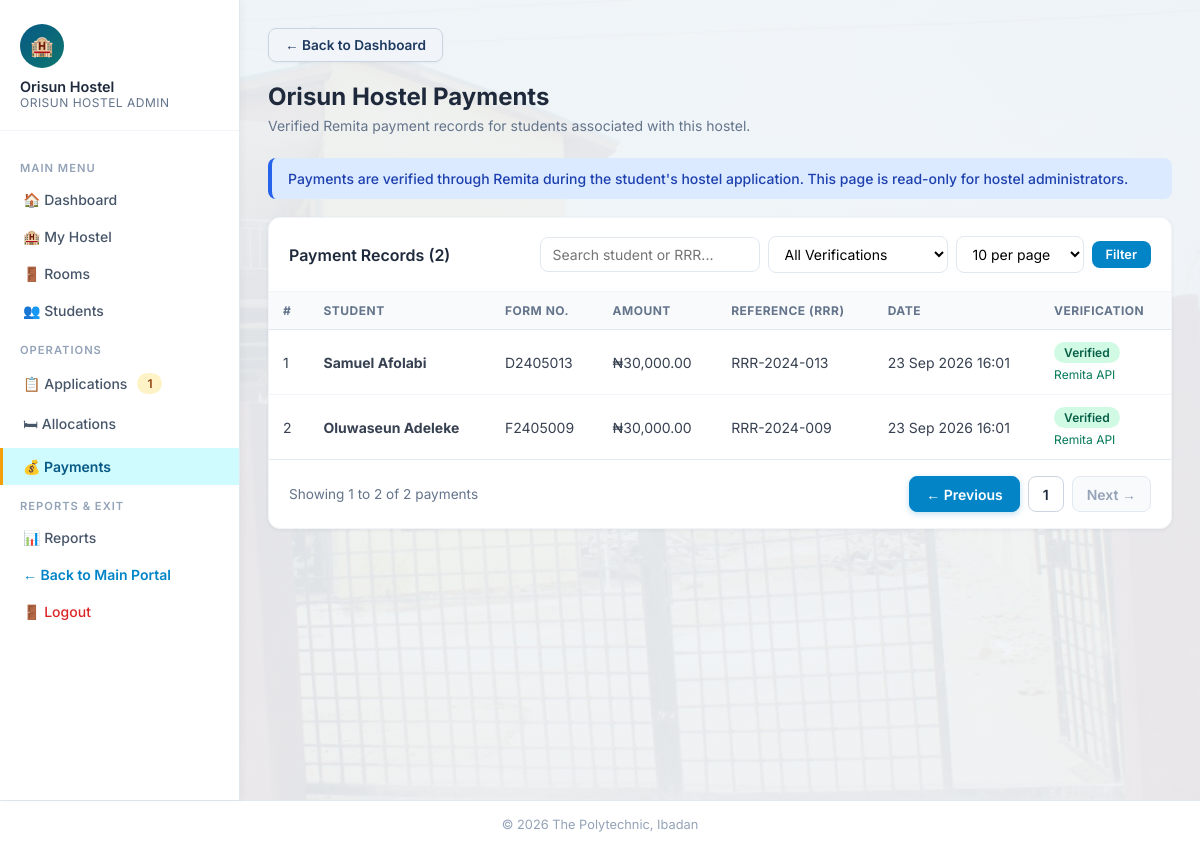
The app's page /admin/payments.php (signed in) with its own data.
### tables this page shows
CREATE TABLE hostels (
    hostel_id INT AUTO_INCREMENT PRIMARY KEY,
    hostel_name VARCHAR(150) NOT NULL UNIQUE,
    hostel_type ENUM('Male','Female') NOT NULL,
    total_rooms INT NOT NULL DEFAULT 0,
    created_at DATETIME DEFAULT CURRENT_TIMESTAMP
);

CREATE TABLE payments (
    payment_id INT AUTO_INCREMENT PRIMARY KEY,
    student_id INT NOT NULL,
    amount DECIMAL(10,2) NOT NULL,
    payment_ref VARCHAR(100) NOT NULL UNIQUE,
    payment_date DATETIME DEFAULT CURRENT_TIMESTAMP,
    verified ENUM('Yes','No') NOT NULL DEFAULT 'No',
    verification_source VARCHAR(50) NULL,
    verified_at DATETIME NULL,
    FOREIGN KEY (student_id) REFERENCES students(student_id) ON DELETE CASCADE,
    INDEX idx_payment_student (student_id)
);

CREATE TABLE students (
    student_id INT AUTO_INCREMENT PRIMARY KEY,
    matric_no VARCHAR(13) NULL UNIQUE,
    form_no VARCHAR(30) NULL UNIQUE,
    full_name VARCHAR(200) NOT NULL,
    department VARCHAR(150) NOT NULL,
    level VARCHAR(20) NOT NULL,
    gender ENUM('Male','Female') NOT NULL,
    phone VARCHAR(20) NOT NULL,
    email VARCHAR(150) NOT NULL UNIQUE,
    password VARCHAR(255) NOT NULL,
    created_at DATETIME DEFAULT CURRENT_TIMESTAMP
);

### includes/admin_auth.php (called while the page is built, shortened)
<?php
$admin_hostel_id = (int) $_SESSION['admin_hostel_id'];
function current_admin_hostel(PDO $pdo): array {
    global $admin_hostel_id;
    $stmt = $pdo->prepare('SELECT hostel_id, hostel_name, hostel_type, total_rooms FROM hostels WHERE hostel_id = ?');
    $stmt->execute([$admin_hostel_id]);
    $hostel = $stmt->fetch();
    return $hostel;
}

### admin/payments.php (the view, shortened to what this page needs)
<?php
require_once '../includes/admin_auth.php';
$hostel = current_admin_hostel($pdo);
$studentSearch = trim($_GET['student_search'] ?? '');
$limit = (int)($_GET['limit'] ?? 10);
$page = max(1, (int)($_GET['page'] ?? 1));
$offset = ($page - 1) * $limit;
$sql_base = "FROM payments p
             JOIN students s ON s.student_id = p.student_id
             JOIN applications a ON a.student_id = p.student_id
             WHERE a.hostel_id = ?";
$params = [$admin_hostel_id];
$count_stmt = $pdo->prepare("SELECT COUNT(DISTINCT p.payment_id) " . $sql_base);
$count_stmt->execute($params);
$total_payments_count = (int)$count_stmt->fetchColumn();
$total_pages = max(1, (int)ceil($total_payments_count / $limit));
$sql = "SELECT DISTINCT
            p.payment_id,
            p.student_id,
            p.amount,
            p.payment_ref,
            p.payment_date,
            p.verified,
            p.verification_source,
            p.verified_at,
            s.full_name,
            s.form_no "
     . $sql_base
     . " ORDER BY p.payment_date DESC, p.payment_id DESC LIMIT " . (int)$limit . " OFFSET " . (int)$offset;
$stmt = $pdo->prepare($sql);
$stmt->execute($params);
$payments = $stmt->fetchAll();
?>
<!DOCTYPE html>
<html lang="en">
<head>
<link rel="stylesheet" href="../css/style.css?v=7">
</head>
<body>
<div class="wrapper admin-layout">
<?php $current_page = 'payments'; require_once '../includes/admin_sidebar.php'; ?>
<main class="main">
    <a href="dashboard.php" class="back-btn">&larr; Back to Dashboard</a>
    <div class="page-title"><?= htmlspecialchars($hostel['hostel_name']) ?> Payments</div>
    <div class="page-subtitle">
        Verified Remita payment records for students associated with this hostel.
    </div>
    <div class="alert alert-info">
        Payments are verified through Remita during the student's hostel application.
        This page is read-only for hostel administrators.
    </div>
    <div class="card">
        <div class="card-header">
            <h3>Payment Records (<?= $total_payments_count ?>)</h3>
            <form method="GET" style="display:flex;gap:8px;flex-wrap:wrap;align-items:center;">
                <input
                    type="text"
                    name="student_search"
                    value="<?= htmlspecialchars($studentSearch) ?>"
                    placeholder="Search student or RRR..."
                    style="padding:8px 12px;border:1.5px solid #e2e8f0;border-radius:8px;font-family:Inter,sans-serif;font-size:0.875rem;width:220px;"
                >
                <select
                    name="status"
                    style="padding:8px 12px;border:1.5px solid #e2e8f0;border-radius:8px;font-family:Inter,sans-serif;font-size:0.875rem;background:white;"
                >
                    <option value="">All Verifications</option>
                </select>
                <select
                    name="limit"
                    style="padding:8px 12px;border:1.5px solid #e2e8f0;border-radius:8px;font-family:Inter,sans-serif;font-size:0.875rem;background:white;"
                >
                    <option value="10" <?= $limit === 10 ? 'selected' : '' ?>>10 per page</option>
                </select>
                <button type="submit" class="btn btn-info btn-sm">Filter</button>
            </form>
        </div>
        <div class="table-wrap">
            <?php if (empty($payments)): ?>
                <div class="empty-state">
                    <span class="empty-icon">💳</span>
                    <p>No payment records found matching current filters.</p>
                </div>
            <?php else: ?>
            <table>
                <thead>
                <tr>
                    <th>#</th>
                    <th>Student</th>
                    <th>Form No.</th>
                    <th>Amount</th>
                    <th>Reference (RRR)</th>
                    <th>Date</th>
                    <th>Verification</th>
                </tr>
                </thead>
                <tbody>
                <?php foreach ($payments as $i => $payment): ?>
                <tr>
                    <td><?= $offset + $i + 1 ?></td>
                    <td><strong><?= htmlspecialchars($payment['full_name']) ?></strong></td>
                    <td>
                        <?= htmlspecialchars($payment['form_no'] ?: 'N/A') ?>
                    </td>
                    <td>₦<?= number_format((float)$payment['amount'], 2) ?></td>
                    <td><?= htmlspecialchars($payment['payment_ref']) ?></td>
                    <td>
                        <?= htmlspecialchars(date('d M Y H:i', strtotime($payment['payment_date']))) ?>
                    </td>
                    <td>
                        <?php if ($payment['verified'] === 'Yes'): ?>
                            <span class="badge badge-success">Verified</span>
                            <?php if (!empty($payment['verification_source'])): ?>
                                <div style="font-size:12px;margin-top:4px;color:#047857;">
                                    <?= htmlspecialchars($payment['verification_source']) ?>
                                </div>
                            <?php endif; ?>
                        <?php else: ?>
                            <span class="badge badge-warning">Pending</span>
                        <?php endif; ?>
                    </td>
                </tr>
                <?php endforeach; ?>
                </tbody>
            </table>
            <?php if ($total_pages > 1 || $total_payments_count > 0): ?>
                <div style="display:flex;justify-content:space-between;align-items:center;padding:16px 20px;border-top:1px solid #e2e8f0;flex-wrap:wrap;gap:12px;font-size:0.85rem;color:#64748b;">
                    <div>
                        Showing <?= min($total_payments_count, $offset + 1) ?> to <?= min($total_payments_count, $offset + $limit) ?> of <?= $total_payments_count ?> payments
                    </div>
                    <div class="pagination">
                        <?php
                        $queryParams = $_GET;
                        function adminPaymentsPageUrl($p, $params) {
                            $params['page'] = $p;
                            return 'payments.php?' . http_build_query($params);
                        }
                        ?>
                        <?php if ($page > 1): ?>
                            <a href="<?= adminPaymentsPageUrl($page - 1, $queryParams) ?>" class="prev-btn">&larr; Previous</a>
                        <?php else: ?>
                            <span class="page-btn disabled prev-btn">&larr; Previous</span>
                        <?php endif; ?>
                        <?php for ($p = 1; $p <= $total_pages; $p++): ?>
                            <?php if ($p == $page): ?>
                                <span class="page-btn active"><?= $p ?></span>
                            <?php elseif ($p == 1 || $p == $total_pages || ($p >= $page - 2 && $p <= $page + 2)): ?>
                                <a href="<?= adminPaymentsPageUrl($p, $queryParams) ?>"><?= $p ?></a>
                            <?php elseif ($p == $page - 3 || $p == $page + 3): ?>
                                <span style="padding:0 4px;color:#94a3b8;">&hellip;</span>
                            <?php endif; ?>
                        <?php endfor; ?>
                        <?php if ($page < $total_pages): ?>
                            <a href="<?= adminPaymentsPageUrl($page + 1, $queryParams) ?>" class="next-btn">Next &rarr;</a>
                        <?php else: ?>
                            <span class="page-btn disabled next-btn">Next &rarr;</span>
                        <?php endif; ?>
                    </div>
                </div>
            <?php endif; ?>
            <?php endif; ?>
        </div>
    </div>
</main>
</div>
<div class="footer">&copy; <?= date('Y') ?> The Polytechnic, Ibadan</div>
</body>
</html>

### includes/admin_sidebar.php
<?php
$page = $current_page ?? '';
$admin_name = $_SESSION['admin_name'] ?? 'Admin';
$h_name = $hostel['hostel_name'] ?? ($_SESSION['admin_hostel_name'] ?? 'Hostel');
$pending_count = $pending ?? 0;
if (empty($pending_count) && isset($pdo, $admin_hostel_id)) {
    try {
        $pStmt = $pdo->prepare("SELECT COUNT(*) FROM applications WHERE hostel_id=? AND status='Pending'");
        $pStmt->execute([$admin_hostel_id]);
        $pending_count = (int)$pStmt->fetchColumn();
    } catch (Exception $e) {
        $pending_count = 0;
    }
}
?>
<aside class="sidebar no-print">
    <div class="user-info">
        <div class="avatar">🏨</div>
        <div class="name"><?= htmlspecialchars($admin_name) ?></div>
        <div class="role"><?= htmlspecialchars($h_name) ?> Admin</div>
    </div>
    <nav class="sidebar-nav">
        <div class="nav-section">Main Menu</div>
        <a href="dashboard.php" class="<?= $page === 'dashboard' ? 'active' : '' ?>">🏠 Dashboard</a>
        <a href="hostels.php" class="<?= $page === 'hostels' ? 'active' : '' ?>">🏨 My Hostel</a>
        <a href="rooms.php" class="<?= $page === 'rooms' ? 'active' : '' ?>">🚪 Rooms</a>
        <a href="students.php" class="<?= $page === 'students' ? 'active' : '' ?>">👥 Students</a>
        <div class="nav-section">Operations</div>
        <a href="applications.php" class="<?= $page === 'applications' ? 'active' : '' ?>">
            📋 Applications <?php if (!empty($pending_count) && $pending_count > 0): ?><span class="badge badge-warning"><?= (int)$pending_count ?></span><?php endif; ?>
        </a>
        <a href="allocations.php" class="<?= $page === 'allocations' ? 'active' : '' ?>">🛏 Allocations</a>
        <a href="payments.php" class="<?= $page === 'payments' ? 'active' : '' ?>">💰 Payments</a>
        <div class="nav-section">Reports & Exit</div>
        <a href="reports.php" class="<?= $page === 'reports' ? 'active' : '' ?>">📊 Reports</a>
        <a href="../index.php" style="color:#0284c7;font-weight:600;">&larr; Back to Main Portal</a>
        <a href="logout.php" style="color:#dc2626;">🚪 Logout</a>
    </nav>
</aside>

### records on screen
hostels: hostel_name "ORISUN HOSTEL", hostel_name "Orisun Hostel"
payments: i "1", student.full_name "Samuel Afolabi", student.form_no "D2405013", amount "30,000.00", payment_ref "RRR-2024-013", payment_date "23 Sep 2026 16:01", verification_source "Remita API"
payments: i "2", student.full_name "Oluwaseun Adeleke", student.form_no "F2405009", amount "30,000.00", payment_ref "RRR-2024-009", payment_date "23 Sep 2026 16:01", verification_source "Remita API"

### other values on screen
$admin_name "Orisun Hostel"
$pending_count "1"
$total_payments_count "2"
min($total_payments_count, $offset + 1) "1"
min($total_payments_count, $offset + $limit) "2"
